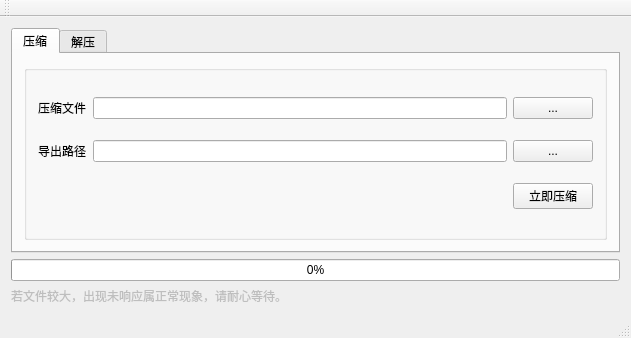
<?xml version="1.0" encoding="UTF-8"?>
<ui version="4.0">
 <class>MainWindow</class>
 <widget class="QMainWindow" name="MainWindow">
  <property name="geometry">
   <rect>
    <x>0</x>
    <y>0</y>
    <width>631</width>
    <height>338</height>
   </rect>
  </property>
  <property name="windowTitle">
   <string>MainWindow</string>
  </property>
  <property name="styleSheet">
   <string notr="true"/>
  </property>
  <widget class="QWidget" name="centralWidget">
   <layout class="QGridLayout" name="gridLayout_6">
    <item row="0" column="0">
     <layout class="QVBoxLayout" name="verticalLayout">
      <item>
       <widget class="QTabWidget" name="Show">
        <property name="styleSheet">
         <string notr="true"/>
        </property>
        <property name="currentIndex">
         <number>0</number>
        </property>
        <widget class="QWidget" name="widget">
         <attribute name="title">
          <string>压缩</string>
         </attribute>
         <layout class="QHBoxLayout" name="horizontalLayout">
          <item>
           <widget class="QGroupBox" name="groupBox">
            <property name="styleSheet">
             <string notr="true"/>
            </property>
            <property name="title">
             <string/>
            </property>
            <layout class="QGridLayout" name="gridLayout">
             <item row="0" column="2">
              <widget class="QPushButton" name="choosePath1">
               <property name="text">
                <string>...</string>
               </property>
              </widget>
             </item>
             <item row="1" column="1">
              <widget class="QLineEdit" name="ComToPath"/>
             </item>
             <item row="1" column="0">
              <widget class="QLabel" name="label_2">
               <property name="text">
                <string>导出路径</string>
               </property>
              </widget>
             </item>
             <item row="0" column="0">
              <widget class="QLabel" name="label">
               <property name="text">
                <string>压缩文件</string>
               </property>
              </widget>
             </item>
             <item row="0" column="1">
              <widget class="QLineEdit" name="ComPath"/>
             </item>
             <item row="1" column="2">
              <widget class="QPushButton" name="Savepath1">
               <property name="text">
                <string>...</string>
               </property>
              </widget>
             </item>
             <item row="2" column="2">
              <widget class="QPushButton" name="Compress">
               <property name="text">
                <string>立即压缩</string>
               </property>
              </widget>
             </item>
            </layout>
           </widget>
          </item>
         </layout>
        </widget>
        <widget class="QWidget" name="tab_2">
         <attribute name="title">
          <string>解压</string>
         </attribute>
         <layout class="QGridLayout" name="gridLayout_4">
          <item row="0" column="0">
           <widget class="QGroupBox" name="groupBox_2">
            <property name="title">
             <string/>
            </property>
            <layout class="QGridLayout" name="gridLayout_3">
             <item row="1" column="2">
              <widget class="QPushButton" name="SavePath2">
               <property name="text">
                <string>...</string>
               </property>
              </widget>
             </item>
             <item row="1" column="0">
              <widget class="QLabel" name="label_4">
               <property name="text">
                <string>导出路径</string>
               </property>
              </widget>
             </item>
             <item row="0" column="2">
              <widget class="QPushButton" name="choosePath2">
               <property name="text">
                <string>...</string>
               </property>
              </widget>
             </item>
             <item row="0" column="1">
              <widget class="QLineEdit" name="PackPath"/>
             </item>
             <item row="1" column="1">
              <widget class="QLineEdit" name="PackToPath"/>
             </item>
             <item row="0" column="0">
              <widget class="QLabel" name="label_3">
               <property name="text">
                <string>解压文件</string>
               </property>
              </widget>
             </item>
             <item row="2" column="2">
              <widget class="QPushButton" name="Unpack">
               <property name="text">
                <string>立即解压</string>
               </property>
              </widget>
             </item>
            </layout>
           </widget>
          </item>
         </layout>
        </widget>
       </widget>
      </item>
      <item>
       <widget class="QProgressBar" name="progress">
        <property name="value">
         <number>0</number>
        </property>
       </widget>
      </item>
     </layout>
    </item>
    <item row="1" column="0">
     <widget class="QLabel" name="test">
      <property name="enabled">
       <bool>false</bool>
      </property>
      <property name="layoutDirection">
       <enum>Qt::LeftToRight</enum>
      </property>
      <property name="text">
       <string>若文件较大，出现未响应属正常现象，请耐心等待。</string>
      </property>
     </widget>
    </item>
   </layout>
  </widget>
  <widget class="QMenuBar" name="menuBar">
   <property name="geometry">
    <rect>
     <x>0</x>
     <y>0</y>
     <width>631</width>
     <height>23</height>
    </rect>
   </property>
  </widget>
  <widget class="QToolBar" name="mainToolBar">
   <attribute name="toolBarArea">
    <enum>TopToolBarArea</enum>
   </attribute>
   <attribute name="toolBarBreak">
    <bool>false</bool>
   </attribute>
  </widget>
  <widget class="QStatusBar" name="statusBar"/>
 </widget>
 <layoutdefault spacing="6" margin="11"/>
 <resources/>
 <connections/>
</ui>
